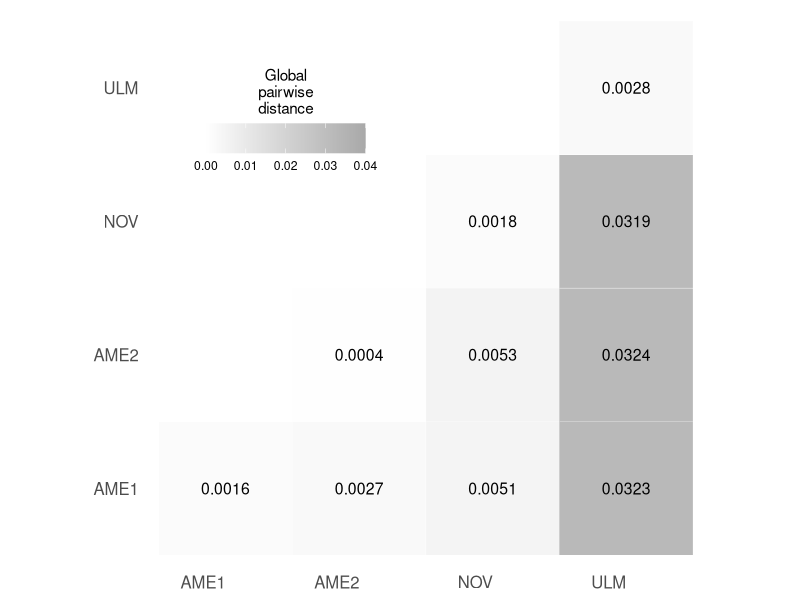
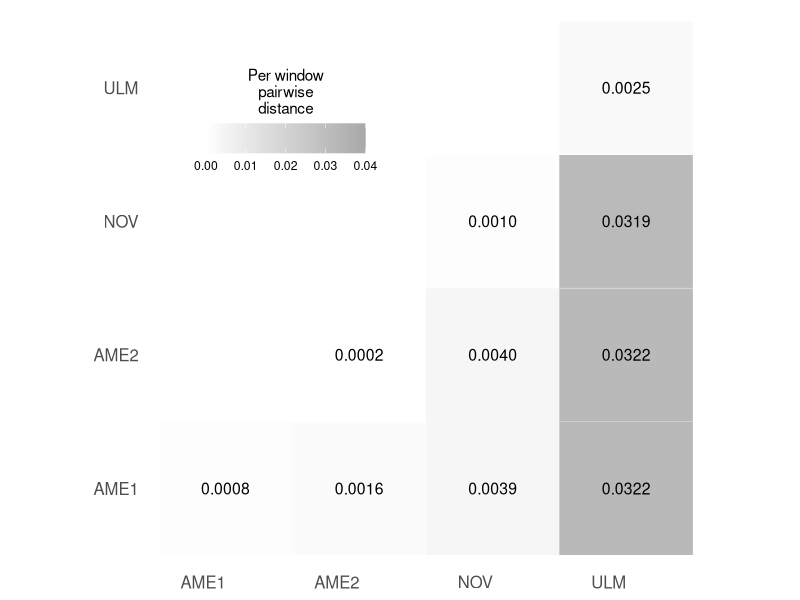
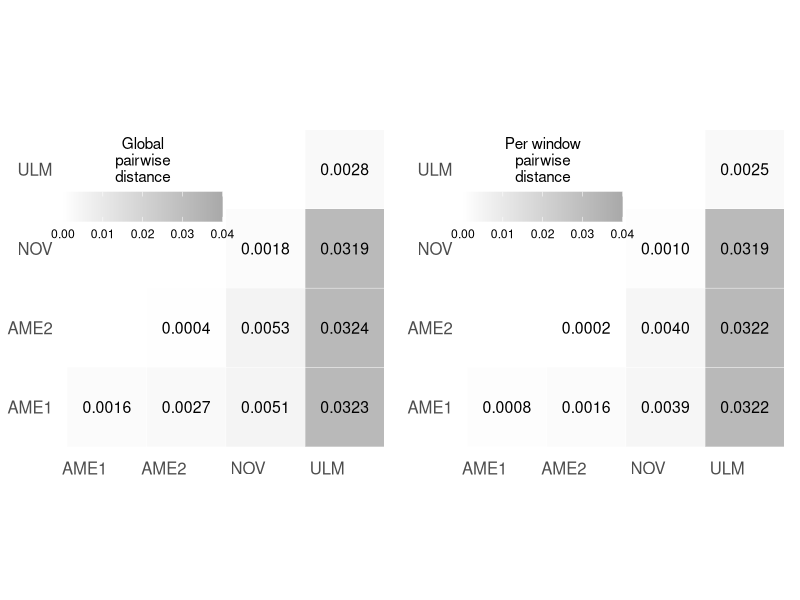

Reproduce these figures in R, in order.

# Script for plotting color matrices for estimates of divergence and diversity in Ophiostoma lineages

library(ggplot2)
library(gridExtra)

### Plot of global pairwise distance (dxy) and diversity

d <- read.table(file = "matrix_global_estimates.txt",header=TRUE,sep="\t")


p1 <- ggplot(d) + 
  aes(x = SP2, y = SP1, fill = Value) +
  geom_tile(color = "white") +
  geom_text(aes(SP2, SP1, label = format(Value, scientific = FALSE)), color = "black", size = 4) +
  scale_fill_gradient(low = "white", high = "darkgrey", 
                      limit = c(0,0.04), space = "Lab",
                      name="Global\npairwise\ndistance") +
  theme_minimal()+ 
  theme(axis.text.x = element_text(vjust = 1, size = 12, hjust = 1),
        axis.text.y = element_text(size = 12),
        axis.title = element_blank(),
        panel.grid.major = element_blank(),
        panel.border = element_blank(),
        panel.background = element_blank(),
        axis.ticks = element_blank(),
        #legend.justification = c(1, 0),
        legend.position = c(0.25, 0.8),
        legend.direction = "horizontal") +
  guides(fill = guide_colorbar(barwidth = 8, barheight = 1.5,
                               title.position = "top", title.hjust = 0.5)) +
  coord_fixed()
p1



### Plot of per-window pairwise distance (dxy) and diversity

w <- read.table(file = "matrix_window_estimates.txt",header=TRUE,sep="\t")

p2 <- ggplot(w) + 
  aes(x = SP2, y = SP1, fill = Value) +
  geom_tile(color = "white") +
  geom_text(aes(SP2, SP1, label = format(Value, scientific = FALSE)), color = "black", size = 4) +
  scale_fill_gradient(low = "white", high = "darkgrey", 
                      limit = c(0,0.04), space = "Lab",
                      name="Per window\npairwise\ndistance") +
  theme_minimal()+ 
  theme(axis.text.x = element_text(vjust = 1, size = 12, hjust = 1),
        axis.text.y = element_text(size = 12),
        axis.title = element_blank(),
        panel.grid.major = element_blank(),
        panel.border = element_blank(),
        panel.background = element_blank(),
        axis.ticks = element_blank(),
        #legend.justification = c(1, 0),
        legend.position = c(0.25, 0.8),
        legend.direction = "horizontal") +
  guides(fill = guide_colorbar(barwidth = 8, barheight = 1.5,
                               title.position = "top", title.hjust = 0.5)) +
  coord_fixed()
p2


pdf("plotMatrix.pdf", w=10, h=4)
grid.arrange(p1,p2,ncol=2)
dev.off()
